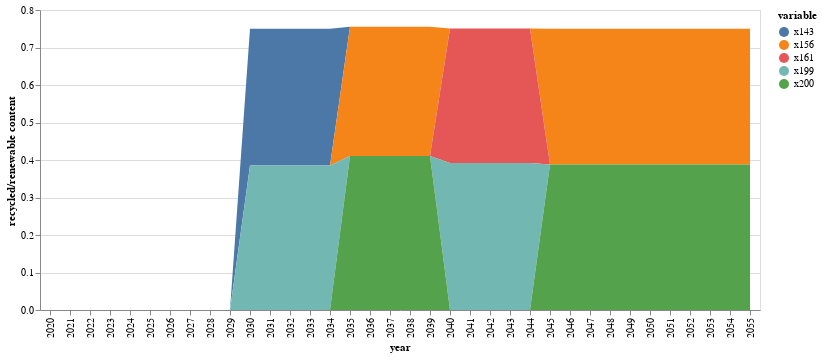

Notebook code cell kept with this figure:
### Code cell
#=
function conventional(t)
    return initial[1,5]*(1-sum(JuMP.values.(xk)[k,t] for k in 1:nrow(compromise)))
end

function innovation(i1,k1,t)
     if mod(i1,5)>JuMP.values.(tk)[k1,t] && t<7
        t=t+1
    end
    if k1==1
        return sum(JuMP.values.(xk)[k,t]*(compromise[k,5])+JuMP.values.(xk)[k,t]*(compromise[k,6]) for k=k1:k1)
    else
        return sum(JuMP.values.(xk)[k,t]*(compromise[k,5])+JuMP.values.(xk)[k,t]*(compromise[k,6]) for k=k1:k1 )
    end
end
=#

function conventional(i1,t)
    if t==0
        if mod(i1,5)≥mod(sum(round.(JuMP.values.(tk)[1:nrow(compromise),t+1];digits=2)),5) && sum(JuMP.values.(xk)[1:nrow(compromise),t+1]) > 0
            return initial[1,5]*(1-sum(JuMP.values.(xk)[k,t+1] for k in 1:nrow(compromise)))
        else
            return 0
        end
    else
        sum_xks_atT=0
        for k1 in 1:nrow(compromise)
            if mod(i1,5)≥mod(round(JuMP.values.(tk)[k1,t+1];digits=2),5) && sum(JuMP.values.(xk)[k1,t:t+1])>0 && t>0
                sum_xks_atT+=JuMP.values.(xk)[k1,t+1]
            else
                sum_xks_atT+=JuMP.values.(xk)[k1,t]
            end
        end
            
        #if mod(i1,5)≥mod(round(sum(JuMP.values.(tk)[1:nrow(compromise),t+1]);digits=2),5) && sum(JuMP.values.(xk)[1:nrow(compromise),t:t+1])>0 && t>0
        #    t=t+1
        #end
        #return (1-sum(JuMP.values.(xk)[k,t] for k in 1:nrow(compromise)))
        return initial[1,5]*(1-sum_xks_atT)
    end
end


function innovation(i1,k1,t)
    if t==0 
        if mod(i1,5)≥mod(round(JuMP.values.(tk)[k1,t+1];digits=2),5) && JuMP.values.(xk)[k1,t+1] > 0
            t=1
            return (sum(JuMP.values.(xk)[k,t]*(compromise[k,5]+compromise[k,6]) for k=k1:k1))            
        else
            return 0
        end
    end
    if mod(i1,5)≥mod(round(JuMP.values.(tk)[k1,t+1];digits=2),5) && sum(JuMP.values.(xk)[k1,t:t+1])>0 && t>0
        t=t+1
    end
    return sum(JuMP.values.(xk)[k,t]*(compromise[k,5]+compromise[k,6]) for k=k1:k1)
end





conv=zeros(51)


inn_co2=zeros(nrow(compromise),51)

for k in 1:nrow(compromise)
    inn_co2[k,1]=0
end
j=0
for t in 2:51
    if 0 ≤ t ≤ 5
        j=0
    elseif 6 ≤ t ≤ 10
        j=1
    elseif 6 ≤ t ≤ 10
        j=2
    elseif 11 ≤ t ≤ 15
        j=3
    elseif 16 ≤ t ≤ 20
        j=4
    elseif 21 ≤ t ≤ 25
        j=5
    else
        j=6
    end
        
    conv[t]=conventional(t,j)
    for k in 1:nrow(compromise)
        inn_co2[k,t]=innovation(t,k,j)
    end
end
#conv[1:5].=initial[1,5]

sNames = ["conv","inn1","inn2","inn3","inn4","inn5","inn6","inn7","inn8","inn9","inn10"]
xLabels = []
for i in 2020:2070
    push!(xLabels,string(i))
end

#df = DataFrame(year=xLabels, conv=conv, inn1=inn_co2[1,:],inn2=inn_co2[2,:],inn3=inn_co2[3,:],inn4=inn_co2[4,:],
#        inn5=inn_co2[5,:],inn6=inn_co2[6,:],inn7=inn_co2[7,:],inn8=inn_co2[8,:],inn9=inn_co2[9,:],inn10=inn_co2[10,:])
df = DataFrame(vcat(conv',inn_co2)',:auto)


df=df[1:36,:]

df=df[!, any.(>(0), eachcol(df))]
df[!,:year]=xLabels[1:36]
#rename!(df,[:x1,:x93,:x104,:x222] .=> [:Conv,:pyLDPE1,:pyLDPE11,:alcPLA6])
#df[!,:alcPLA2]=zeros(36)
#df |> stack |> @vlplot(:area, x=:year, y={:value, stack=:zero, title="recycled/renewable content"}, color="variable:n",legend=:sNames) 
#df[!,:Conv]=zeros(36)
#df[!,:x104]=zeros(36)
#df[!,:x196]=zeros(36)
#df[!,:x201]=zeros(36)
#df[!,:x95]=zeros(36)
#rename!(df,[:x1,:x94,:x95,:x104,:x109,:x196,:x198,:x199,:x200,:x201] .=> [:Conv,:LABS12,:LABS13,:LABS22,:LABS27,:RecyclPLA2,:RecyclPLA4,:RecyclPLA5,:RecyclPLA6,:RecyclPLA7])

#rename!(df,[:conv,:inn5,:inn10] .=> [:Conventional,:LDPE_Pyrolysis,:PLA_Alcoholysis])

circular_inn=df |> stack |> @vlplot(:area, x=:year, y={:value, stack=:zero, title="recycled/renewable content"}, color="variable:n",legend=:sNames) 

#save("./result-case-roadmap/circularity-roadmap.svg", circular_inn)
circular_inn

### Figure 1 — Vega-Lite specification as saved in the notebook (floating-point values rounded to 4 significant figures; data arrays with more than 128 entries replaced by an {"elided": "..."} marker saying what was removed)
{"data": {"values": {"elided": "180 records"}}, "encoding": {"color": {"field": "variable", "type": "nominal"}, "x": {"field": "year"}, "y": {"field": "value", "stack": "zero", "title": "recycled/renewable content", "type": "quantitative"}}, "legend": "sNames", "mark": "area"}
